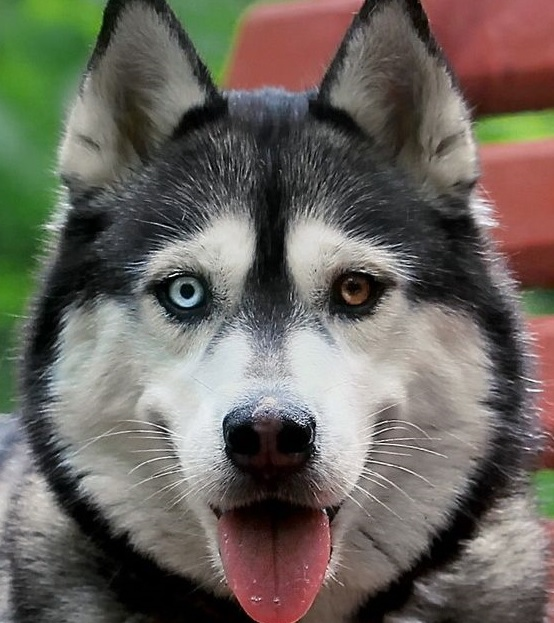
#> input picture pic/1.jpg, 554 x 623 px
$ python gradient.py   (older library calls are emulated)
#> lines starting #> are read from the running program, lines starting #| are printed output that depends on the picture
import cv2
import matplotlib.pyplot as plt
# 梯度

img = cv2.imread(r'./pic/1.jpg')
#> img is the input picture: shape (623, 554, 3); mean B, G, R 93.6, 101.2, 106.4

sobel_x = cv2.Sobel(img, cv2.CV_64F, dx = 1, dy = 0, ksize = 5)
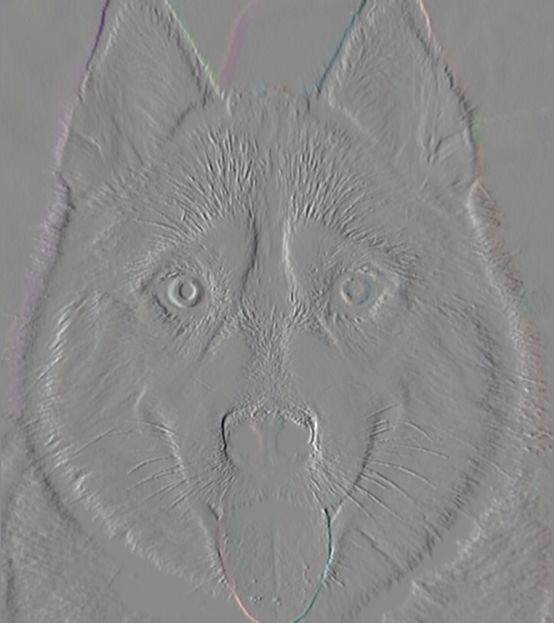
#> sobel_x: shape (623, 554, 3) float64; mean B, G, R -2.8, -7.7, 11.1; drawn with min black and max white
sobel_y = cv2.Sobel(img, cv2.CV_64F, dx = 0, dy = 1, ksize = 5)
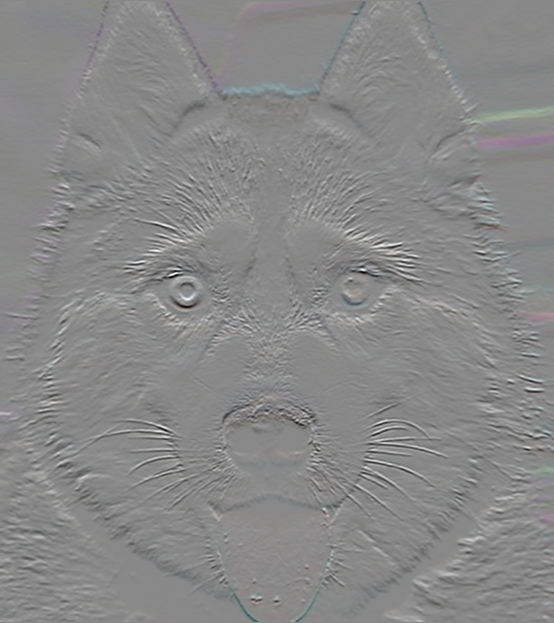
#> sobel_y: shape (623, 554, 3) float64; mean B, G, R -6.4, -11.6, -10.7; drawn with min black and max white
blended = cv2.addWeighted(src1=sobel_x, alpha=0.5, src2=sobel_y,
                          beta=0.5, gamma=0)
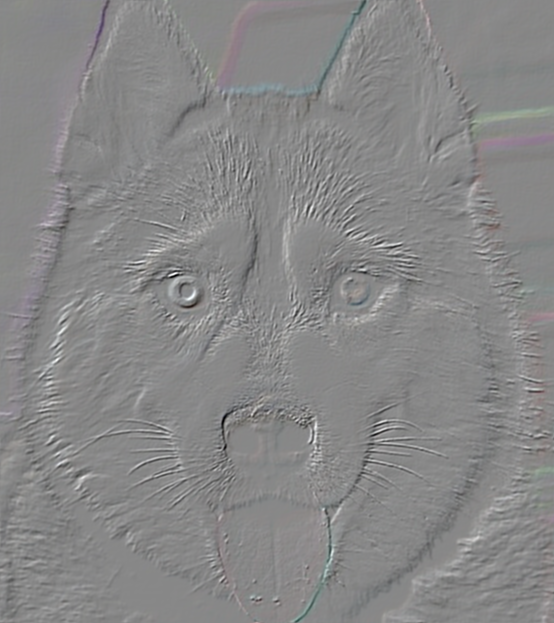
#> blended: shape (623, 554, 3) float64; mean B, G, R -4.6, -9.7, 0.2; drawn with min black and max white
laplacian = cv2.Laplacian(img, cv2.CV_64F)
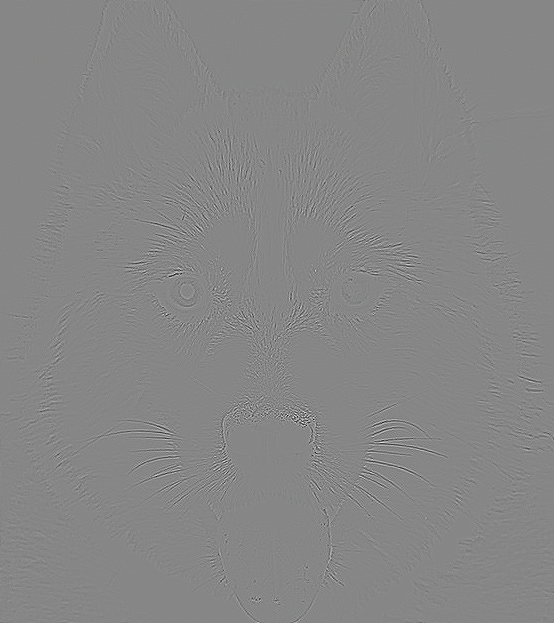
#> laplacian: shape (623, 554, 3) float64; mean B, G, R 0, 0, 0; drawn with min black and max white

images = [sobel_x, sobel_y, blended, laplacian]
plt.figure(figsize = (20, 20))
for i in range(4):
    plt.subplot(1, 4, i+1)
    plt.imshow(images[i], cmap = 'gray')
    plt.axis('off')
plt.show()
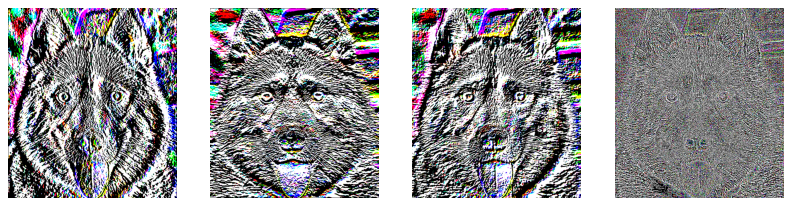
#> figure drawn by matplotlib, 4 panels; B, G, R data is drawn as R, G, B

$ run again, with pic/2.jpg copied over pic/1.jpg
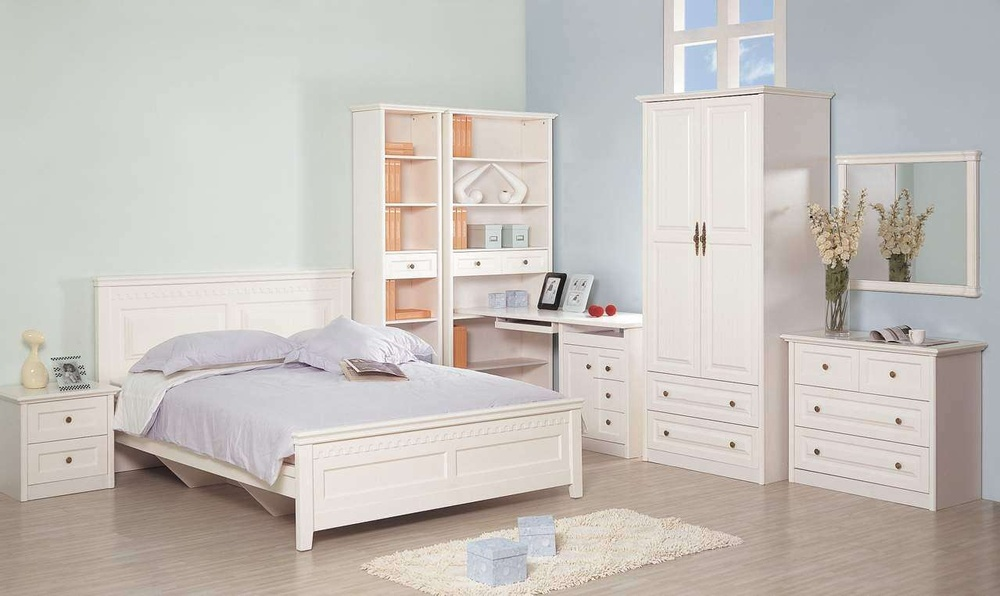
#> input picture pic/2.jpg, 1000 x 596 px, shrunk from 1279 x 762 before the run
#> img is the input picture: shape (596, 1000, 3); mean B, G, R 188.6, 193.5, 198.6
#> `sobel_y = cv2.Sobel(img, cv2.CV_64F, dx = 0, dy = 1, ksize = 5)`:
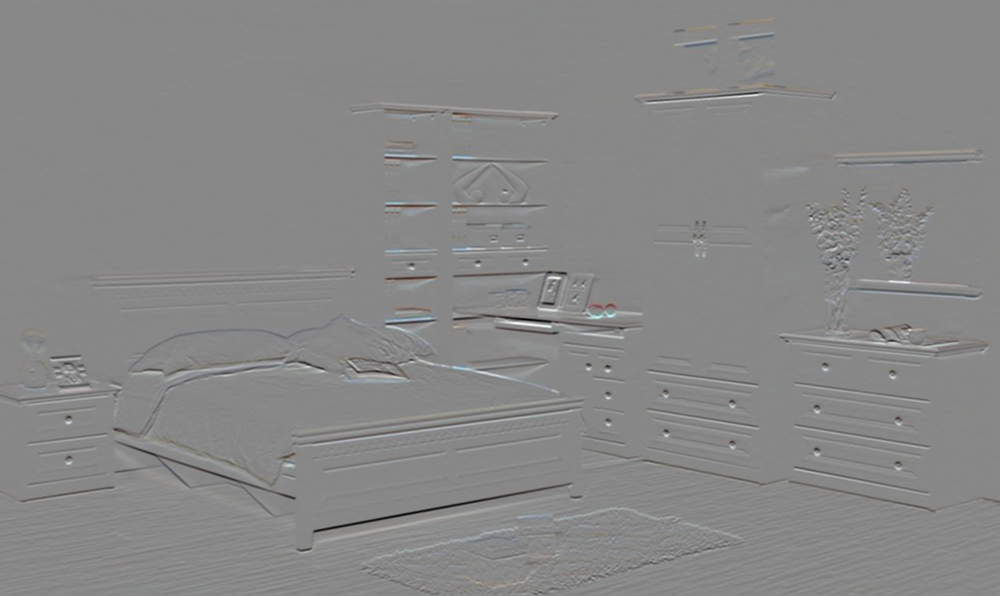
#> sobel_y: shape (596, 1000, 3) float64; mean B, G, R -7.9, -5.1, -0.7; drawn with min black and max white
#> `plt.show()`:
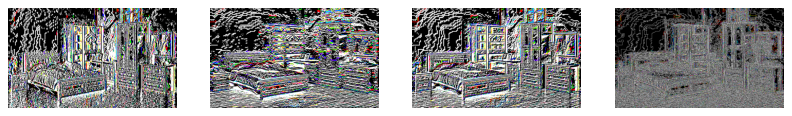
#> figure drawn by matplotlib, 4 panels; B, G, R data is drawn as R, G, B
